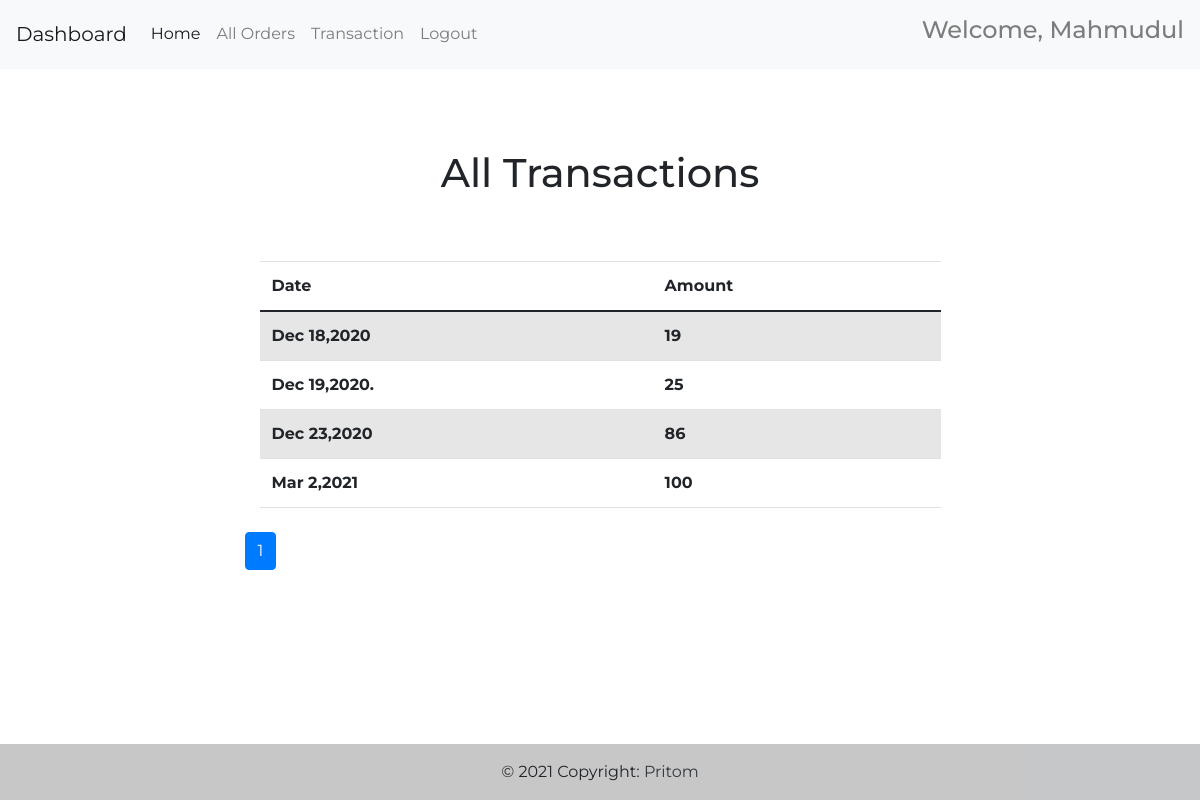
The page /Transaction (signed in) on the database its author committed.
### app.py (models this page shows, shortened)
class money(db.Model):
    ID = db.Column(db.Integer, primary_key=True)
    team_id = db.Column(db.Integer)
    amount = db.Column(db.String())
    date = db.Column(db.String())

### app.py (the view)
@app.route('/Transaction', methods=['GET', 'POST'], defaults={"page_num": 1})
@app.route('/Transaction/<int:page_num>', methods=['GET', 'POST'])
def Transaction(page_num):
    if not check_login_team():
        return render_template('index.html')
    all_project= money.query.filter_by(team_id=session["id"]).paginate(per_page=10, page=page_num)
    return render_template('trancetion.html',threads=all_project)

### app.py (called while the page is built)
def check_login_team():
    try:
        print(session['id'] , session['Type'])
        if session['id'] and session['Type']=='Team' :
            print('login')
            return True
    except:
        print('Err')
        return False

### templates/trancetion.html (shortened to what this page needs)
<!DOCTYPE html>
<html lang="en">
<head>
    <link href="https://cdn.jsdelivr.net/npm/bootstrap@5.0.0-beta3/dist/css/bootstrap.min.css" rel="stylesheet" />
    <link rel="stylesheet" href="https://maxcdn.bootstrapcdn.com/bootstrap/4.0.0/css/bootstrap.min.css">
</head>
<body>
    {% include "head_team.html" %}
    <div class="row">
  <div class="col-sm-2"></div>
  <div class="col-sm-8">
    <br>
    <br><br><h1>All Transactions</h1><br><br>
    <div class="container scroll_enable">
        <table class="table table-striped">
            <thead>
              <tr>
                <th scope="col" class="w6"> Date </th>
                <th scope="col"> Amount </th>
              </tr>
            </thead>
            <tbody>
              {% for thread in threads.items %}
              <tr>
                <th>{{ thread.date }}  </th>
                <th> {{ thread.amount }} </th>
              </tr>
              {% endfor %}
            </tbody>
          </table>
  </div>
  <div class="container pagination gap-2 mb-2 mt-2">
    {% for page in threads.iter_pages(left_edge=3, right_edge=3, left_current=3, right_current=3) %}
      <div class="btn-group">
        {% if page %}
          <a href="{{ url_for('owner', page_num=page) }}" class="btn btn-primary"> {{ page }} </a>
        {% else %}
           ...
        {% endif %}
      </div>
    {% endfor %}
  </div>
  </div>
  <div class="col-sm-2"></div>
    </div>
    <br><br>
    {% include "footer.html" %}
</body>
</html>

### templates/trancetion.html (style rules this page uses)
body { font-family: 'Montserrat', sans-serif, arial; }
h1 { text-align: center; padding: 0.5rem; }
.w6 { min-width: 10rem; }
tr th:nth-child(1), tr th:nth-child(2) { min-width: 2rem; }
.scroll_enable { max-height: 72vh; max-width: 90%; overflow: auto; }
.top_buttons, .pagination { max-width: 90%; margin: auto; }

### rows shown on the page
money: date "Dec 18,2020", amount "19"
money: date "Dec 19,2020.", amount "25"
money: date "Dec 23,2020", amount "86"
money: date "Mar 2,2021", amount "100"

### other values the page prints
{{ session['name'] }} "Mahmudul"
{{ page }} "1"
